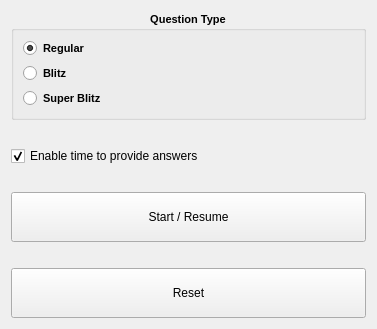
              <widget class="QWidget" name="www_game_control_tab">
               <attribute name="title">
                <string>WWW</string>
               </attribute>
               <layout class="QVBoxLayout" name="verticalLayout_10">
                <item>
                 <widget class="QGroupBox" name="www_question_type_group_box">
                  <property name="minimumSize">
                   <size>
                    <width>0</width>
                    <height>100</height>
                   </size>
                  </property>
                  <property name="font">
                   <font>
                    <pointsize>8</pointsize>
                    <italic>false</italic>
                    <bold>true</bold>
                   </font>
                  </property>
                  <property name="title">
                   <string>Question Type</string>
                  </property>
                  <property name="alignment">
                   <set>Qt::AlignCenter</set>
                  </property>
                  <layout class="QVBoxLayout" name="verticalLayout_11">
                   <item>
                    <widget class="QRadioButton" name="www_choose_regular_question_radio_button">
                     <property name="text">
                      <string>Regular</string>
                     </property>
                     <property name="checked">
                      <bool>true</bool>
                     </property>
                    </widget>
                   </item>
                   <item>
                    <widget class="QRadioButton" name="www_choose_blitz_radio_button">
                     <property name="text">
                      <string>Blitz</string>
                     </property>
                    </widget>
                   </item>
                   <item>
                    <widget class="QRadioButton" name="www_choose_super_blitz_radio_button">
                     <property name="text">
                      <string>Super Blitz</string>
                     </property>
                    </widget>
                   </item>
                  </layout>
                 </widget>
                </item>
                <item>
                 <spacer name="horizontalSpacer_6">
                  <property name="orientation">
                   <enum>Qt::Horizontal</enum>
                  </property>
                  <property name="sizeHint" stdset="0">
                   <size>
                    <width>40</width>
                    <height>20</height>
                   </size>
                  </property>
                 </spacer>
                </item>
                <item>
                 <widget class="QCheckBox" name="www_time_to_provide_answers_check_box">
                  <property name="sizePolicy">
                   <sizepolicy hsizetype="Minimum" vsizetype="Minimum">
                    <horstretch>0</horstretch>
                    <verstretch>0</verstretch>
                   </sizepolicy>
                  </property>
                  <property name="text">
                   <string>Enable time to provide answers</string>
                  </property>
                  <property name="checked">
                   <bool>true</bool>
                  </property>
                 </widget>
                </item>
                <item>
                 <spacer name="horizontalSpacer_2">
                  <property name="orientation">
                   <enum>Qt::Horizontal</enum>
                  </property>
                  <property name="sizeHint" stdset="0">
                   <size>
                    <width>355</width>
                    <height>20</height>
                   </size>
                  </property>
                 </spacer>
                </item>
                <item>
                 <widget class="QPushButton" name="www_moderator_start_resume_push_button">
                  <property name="minimumSize">
                   <size>
                    <width>200</width>
                    <height>50</height>
                   </size>
                  </property>
                  <property name="text">
                   <string>Start / Resume</string>
                  </property>
                 </widget>
                </item>
                <item>
                 <spacer name="horizontalSpacer_4">
                  <property name="orientation">
                   <enum>Qt::Horizontal</enum>
                  </property>
                  <property name="sizeHint" stdset="0">
                   <size>
                    <width>40</width>
                    <height>20</height>
                   </size>
                  </property>
                 </spacer>
                </item>
                <item>
                 <widget class="QPushButton" name="www_moderator_reset_push_button">
                  <property name="minimumSize">
                   <size>
                    <width>200</width>
                    <height>50</height>
                   </size>
                  </property>
                  <property name="text">
                   <string>Reset</string>
                  </property>
                 </widget>
                </item>
               </layout>
              </widget>
